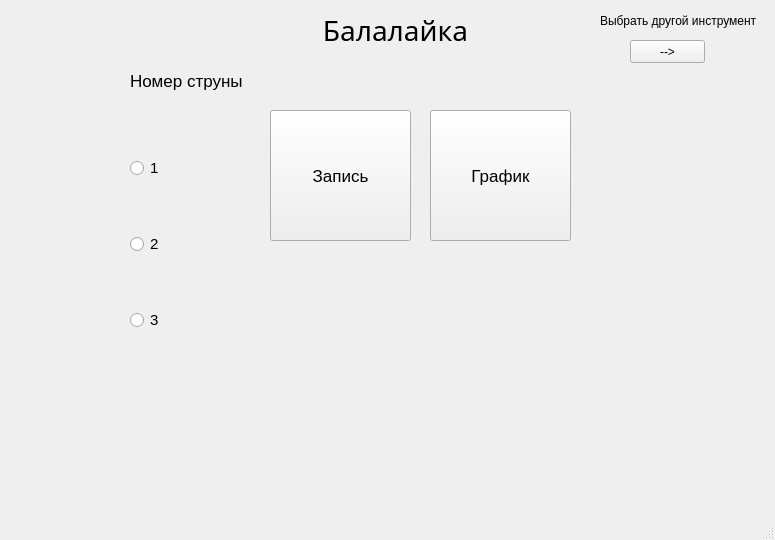
<?xml version="1.0" encoding="UTF-8"?>
<ui version="4.0">
 <class>MainWindow</class>
 <widget class="QMainWindow" name="MainWindow">
  <property name="geometry">
   <rect>
    <x>0</x>
    <y>0</y>
    <width>775</width>
    <height>540</height>
   </rect>
  </property>
  <property name="windowTitle">
   <string>MainWindow</string>
  </property>
  <widget class="QWidget" name="centralwidget">
   <widget class="QWidget" name="verticalLayoutWidget">
    <property name="geometry">
     <rect>
      <x>130</x>
      <y>110</y>
      <width>111</width>
      <height>271</height>
     </rect>
    </property>
    <layout class="QVBoxLayout" name="verticalLayout">
     <item>
      <widget class="QRadioButton" name="radioButton_2">
       <property name="font">
        <font>
         <pointsize>11</pointsize>
        </font>
       </property>
       <property name="text">
        <string>1</string>
       </property>
      </widget>
     </item>
     <item>
      <widget class="QRadioButton" name="radioButton">
       <property name="font">
        <font>
         <pointsize>11</pointsize>
        </font>
       </property>
       <property name="text">
        <string>2</string>
       </property>
      </widget>
     </item>
     <item>
      <widget class="QRadioButton" name="radioButton_3">
       <property name="font">
        <font>
         <pointsize>11</pointsize>
        </font>
       </property>
       <property name="text">
        <string>3</string>
       </property>
      </widget>
     </item>
    </layout>
   </widget>
   <widget class="QLabel" name="label">
    <property name="geometry">
     <rect>
      <x>130</x>
      <y>60</y>
      <width>141</width>
      <height>41</height>
     </rect>
    </property>
    <property name="font">
     <font>
      <pointsize>13</pointsize>
     </font>
    </property>
    <property name="frameShape">
     <enum>QFrame::NoFrame</enum>
    </property>
    <property name="text">
     <string>Номер струны</string>
    </property>
   </widget>
   <widget class="QLabel" name="label_2">
    <property name="geometry">
     <rect>
      <x>280</x>
      <y>290</y>
      <width>291</width>
      <height>81</height>
     </rect>
    </property>
    <property name="font">
     <font>
      <pointsize>13</pointsize>
     </font>
    </property>
    <property name="text">
     <string/>
    </property>
    <property name="textFormat">
     <enum>Qt::AutoText</enum>
    </property>
    <property name="alignment">
     <set>Qt::AlignCenter</set>
    </property>
    <property name="margin">
     <number>0</number>
    </property>
   </widget>
   <widget class="QPushButton" name="Recording">
    <property name="geometry">
     <rect>
      <x>270</x>
      <y>110</y>
      <width>141</width>
      <height>131</height>
     </rect>
    </property>
    <property name="font">
     <font>
      <family>MS Shell Dlg 2</family>
      <pointsize>13</pointsize>
     </font>
    </property>
    <property name="text">
     <string>Запись</string>
    </property>
   </widget>
   <widget class="QPushButton" name="Exit">
    <property name="geometry">
     <rect>
      <x>630</x>
      <y>40</y>
      <width>75</width>
      <height>23</height>
     </rect>
    </property>
    <property name="text">
     <string>--&gt;</string>
    </property>
   </widget>
   <widget class="QLabel" name="label_3">
    <property name="geometry">
     <rect>
      <x>600</x>
      <y>10</y>
      <width>161</width>
      <height>21</height>
     </rect>
    </property>
    <property name="font">
     <font>
      <pointsize>9</pointsize>
     </font>
    </property>
    <property name="text">
     <string>Выбрать другой инструмент</string>
    </property>
   </widget>
   <widget class="QPushButton" name="Graf">
    <property name="geometry">
     <rect>
      <x>430</x>
      <y>110</y>
      <width>141</width>
      <height>131</height>
     </rect>
    </property>
    <property name="font">
     <font>
      <family>MS Shell Dlg 2</family>
      <pointsize>13</pointsize>
     </font>
    </property>
    <property name="text">
     <string>График</string>
    </property>
   </widget>
   <widget class="QLabel" name="label_4">
    <property name="geometry">
     <rect>
      <x>250</x>
      <y>10</y>
      <width>291</width>
      <height>41</height>
     </rect>
    </property>
    <property name="font">
     <font>
      <family>Arial Unicode MS</family>
      <pointsize>21</pointsize>
     </font>
    </property>
    <property name="text">
     <string>Балалайка</string>
    </property>
    <property name="alignment">
     <set>Qt::AlignCenter</set>
    </property>
    <property name="margin">
     <number>0</number>
    </property>
   </widget>
  </widget>
  <widget class="QMenuBar" name="menubar">
   <property name="geometry">
    <rect>
     <x>0</x>
     <y>0</y>
     <width>775</width>
     <height>21</height>
    </rect>
   </property>
  </widget>
  <widget class="QStatusBar" name="statusbar"/>
 </widget>
 <resources/>
 <connections/>
</ui>
